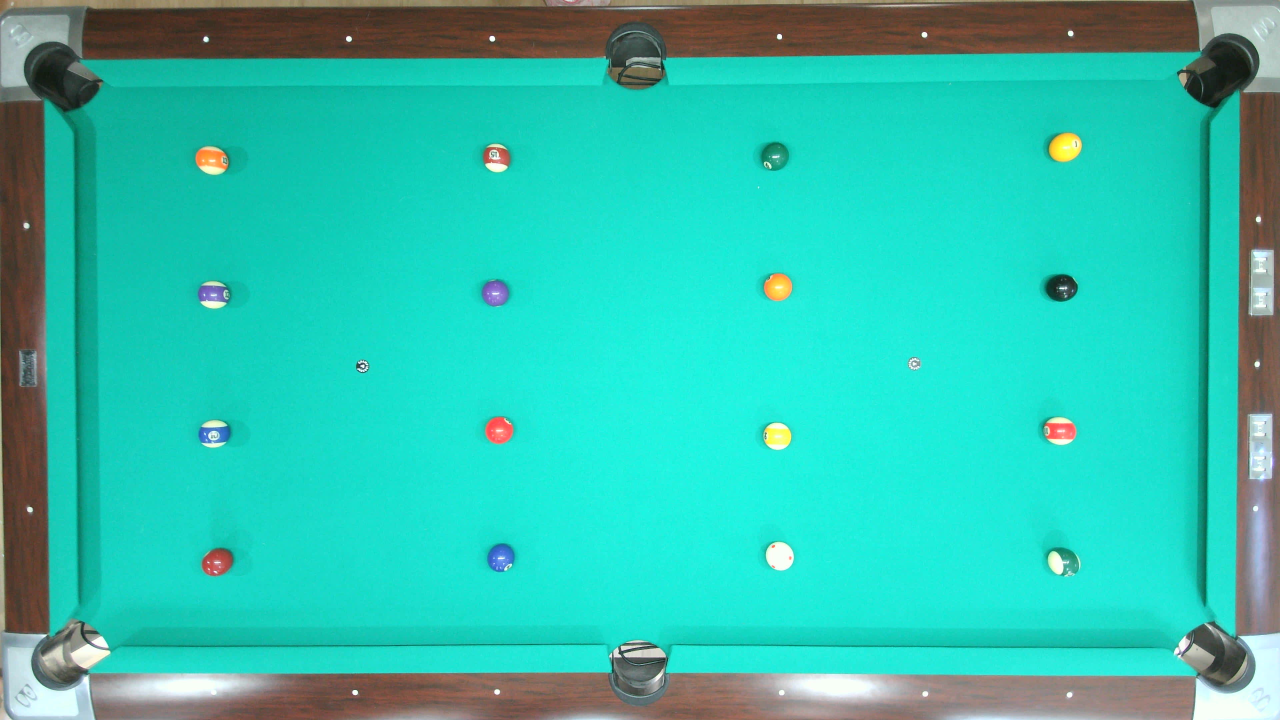
#> input picture backend/vision/test_data/grid.jpg, 3840 x 2160 px (shown at 1/3 size); its folder holds only this picture in this run
$ python -i preprocessing.py   (imports and definitions only)
#> lines starting #> are read from the running program, lines starting #| are printed output that depends on the picture
#> further down, picture is the input picture: shape (2160, 3840, 3); mean B, G, R 175.5, 193.4, 47.2
"""Image preprocessing pipeline for the vision module.

Provides comprehensive image preprocessing including color space conversion,
noise reduction, exposure correction, and optimization for detection algorithms.

Implements requirements:
- FR-VIS-006: Convert color spaces (BGR to HSV/LAB) for robust detection
- FR-VIS-007: Apply noise reduction and image smoothing
- FR-VIS-008: Perform automatic exposure and white balance correction
- FR-VIS-009: Crop to region of interest (ROI) for performance optimization
- FR-VIS-010: Handle varying lighting conditions adaptively
"""

import logging
from dataclasses import dataclass
from enum import Enum
from typing import Any, Optional

import cv2
import numpy as np
from numpy.typing import NDArray

# Optional GPU acceleration
try:
    from .gpu_utils import get_gpu_accelerator

    _HAS_GPU_UTILS = True
except ImportError:
    _HAS_GPU_UTILS = False

    def get_gpu_accelerator():
        return None


logger = logging.getLogger(__name__)


class ColorSpace(Enum):
    """Supported color spaces."""

    BGR = "bgr"
    RGB = "rgb"
    HSV = "hsv"
    LAB = "lab"
    GRAY = "gray"
    YUV = "yuv"


class NoiseReductionMethod(Enum):
    """Noise reduction algorithms."""

    GAUSSIAN = "gaussian"
    BILATERAL = "bilateral"
    NON_LOCAL_MEANS = "non_local_means"
    MEDIAN = "median"


@dataclass
class PreprocessingConfig:
    """Configuration for image preprocessing."""

    # Color space conversion
    target_color_space: ColorSpace = ColorSpace.HSV
    normalize_brightness: bool = True
    auto_white_balance: bool = True

    # Noise reduction
    noise_reduction_enabled: bool = True
    noise_method: NoiseReductionMethod = NoiseReductionMethod.GAUSSIAN
    gaussian_kernel_size: int = 5
    gaussian_sigma: float = 1.0
    bilateral_d: int = 9
    bilateral_sigma_color: float = 75.0
    bilateral_sigma_space: float = 75.0
    median_kernel_size: int = 5
    non_local_means_h: float = 10.0
    non_local_means_h_color: float = 10.0
    non_local_means_template_window_size: int = 7
    non_local_means_search_window_size: int = 21

    # Morphological operations
    morphology_enabled: bool = True
    morphology_kernel_size: int = 3
    morphology_iterations: int = 1

    # Exposure and contrast
    auto_exposure_correction: bool = True
    contrast_enhancement: bool = True
    gamma_correction: float = 1.0
    clahe_clip_limit: float = 2.0
    clahe_tile_grid_size: tuple[int, int] = (8, 8)
    contrast_alpha: float = 1.2
    contrast_beta: int = 10
    default_target_brightness: float = 128.0
    default_contrast_alpha: float = 1.5

    # Sharpening
    sharpening_enabled: bool = False
    sharpening_strength: float = 0.5

    # Performance optimization
    enable_gpu: bool = False
    resize_for_processing: bool = False
    processing_scale: float = 0.5

    # Debug settings
    debug_mode: bool = False
    save_intermediate_steps: bool = False


class ImagePreprocessor:
    """Image preprocessing for vision pipeline with comprehensive filtering.

    Features:
    - Multi-color space conversion
    - Adaptive noise reduction
    - Automatic exposure and white balance correction
    - Morphological operations
    - GPU acceleration support
    - Performance optimization with scaling
    """

    def __init__(self, config: Optional[dict[str, Any]] = None) -> None:
        """Initialize preprocessor with configuration.

        Args:
            config: Configuration dictionary containing preprocessing parameters.
                   If None, uses default configuration.
        """
        # Convert config dict to structured config
        self.config = PreprocessingConfig(**config) if config else PreprocessingConfig()

        # Initialize GPU accelerator if enabled
        # NOTE: GPU is disabled by default to prevent OpenCL initialization hangs
        self.gpu = None
        if self.config.enable_gpu:
            logger.warning(
                "GPU acceleration requested but disabled by default to prevent initialization hangs"
            )
            logger.info(
                "GPU acceleration is opt-in only. To enable, modify gpu_utils.py to enable OpenCL"
            )
            logger.info("Using CPU-based processing for all operations")
            # [15 lines of commented-out code are left out]
        self._initialize_pipeline()

        # Statistics tracking
        self.stats = {
            "frames_processed": 0,
            "avg_processing_time": 0.0,
            "last_brightness": 0.0,
            "last_contrast": 0.0,
            "gpu_enabled": self.gpu is not None,
        }

        # Debug storage
        self.debug_images: list[tuple[str, NDArray[np.uint8]]] = []

        target_space = self.config.target_color_space
        logger.info(f"Image preprocessor initialized with target: {target_space}")

    def _initialize_pipeline(self) -> None:
        """Initialize the preprocessing pipeline components."""
        # Create morphological kernel
        self.morph_kernel = cv2.getStructuringElement(
            cv2.MORPH_ELLIPSE,
            (self.config.morphology_kernel_size, self.config.morphology_kernel_size),
        )

        # Initialize CLAHE for adaptive histogram equalization
        self.clahe = cv2.createCLAHE(
            clipLimit=self.config.clahe_clip_limit,
            tileGridSize=self.config.clahe_tile_grid_size,
        )

        # Sharpening kernel
        if self.config.sharpening_enabled:
            self.sharpen_kernel = (
                np.array([[-1, -1, -1], [-1, 9, -1], [-1, -1, -1]])
                * self.config.sharpening_strength
            )

        logger.debug("Preprocessing pipeline components initialized")

    def process(self, frame: NDArray[np.uint8]) -> NDArray[np.float64]:
        """Apply complete preprocessing pipeline to frame.

        Args:
            frame: Input frame in BGR format

        Returns:
            Preprocessed frame in target color space
        """
        if frame is None or frame.size == 0:
            return frame

        start_time = cv2.getTickCount()

        try:
            processed_frame = frame.copy()

            # Step 1: Resize for processing if enabled
            original_size = None
            if (
                self.config.resize_for_processing
                and self.config.processing_scale != 1.0
            ):
                original_size = (frame.shape[1], frame.shape[0])
                new_width = int(frame.shape[1] * self.config.processing_scale)
                new_height = int(frame.shape[0] * self.config.processing_scale)
                # Use GPU if available
                if self.gpu:
                    processed_frame = self.gpu.resize(
                        processed_frame, (new_width, new_height)
                    )
                else:
                    processed_frame = cv2.resize(
                        processed_frame, (new_width, new_height)
                    )

                if self.config.debug_mode:
                    self.debug_images.append(("resized", processed_frame.copy()))

            # Step 2: Auto white balance
            if self.config.auto_white_balance:
                processed_frame = self._apply_white_balance(processed_frame)

                if self.config.debug_mode:
                    self.debug_images.append(("white_balanced", processed_frame.copy()))

            # Step 3: Exposure and contrast correction
            if self.config.auto_exposure_correction or self.config.contrast_enhancement:
                processed_frame = self._correct_exposure_contrast(processed_frame)

                if self.config.debug_mode:
                    self.debug_images.append(
                        ("exposure_corrected", processed_frame.copy())
                    )

            # Step 4: Noise reduction
            if self.config.noise_reduction_enabled:
                processed_frame = self._apply_noise_reduction(processed_frame)

                if self.config.debug_mode:
                    self.debug_images.append(("noise_reduced", processed_frame.copy()))

            # Step 5: Sharpening
            if self.config.sharpening_enabled:
                processed_frame = self._apply_sharpening(processed_frame)

                if self.config.debug_mode:
                    self.debug_images.append(("sharpened", processed_frame.copy()))

            # Step 6: Color space conversion
            processed_frame = self._convert_color_space(
                processed_frame, self.config.target_color_space
            )

            if self.config.debug_mode:
                self.debug_images.append(("color_converted", processed_frame.copy()))

            # Step 7: Morphological operations (if still in appropriate format)
            if self.config.morphology_enabled and len(processed_frame.shape) == 3:
                processed_frame = self._apply_morphology(processed_frame)

                if self.config.debug_mode:
                    self.debug_images.append(("morphology", processed_frame.copy()))

            # Step 8: Resize back to original size if needed
            if original_size is not None:
                # Use GPU if available
                if self.gpu:
                    processed_frame = self.gpu.resize(processed_frame, original_size)
                else:
                    processed_frame = cv2.resize(processed_frame, original_size)

            # Update statistics
            processing_time = (
                (cv2.getTickCount() - start_time) / cv2.getTickFrequency() * 1000
            )
            self._update_stats(processing_time)

            return processed_frame

        except Exception as e:
            logger.error(f"Preprocessing failed: {e}")
            return frame  # Return original frame on error

    # [112 lines left out: functions convert_color_space, apply_noise_reduction, normalize_brightness, enhance_contrast, apply_gamma_correction, not called in this run]

    def get_debug_images(self) -> list:
        """Get debug images from last preprocessing run."""
        return self.debug_images

    def clear_debug_images(self) -> None:
        """Clear debug image storage."""
        self.debug_images.clear()

    def get_statistics(self) -> dict[str, Any]:
        """Get preprocessing statistics."""
        return self.stats.copy()

    # [60 lines left out: functions reduce_noise, correct_lighting, extract_roi, not called in this run]

    # Private helper methods

    def _convert_color_space(
        self, frame: NDArray[np.uint8], target: ColorSpace
    ) -> NDArray[np.float64]:
        """Convert frame to target color space."""
        if len(frame.shape) == 2:  # Already grayscale
            if target == ColorSpace.GRAY:
                return frame
            elif target == ColorSpace.BGR:
                code = cv2.COLOR_GRAY2BGR
                return (
                    self.gpu.cvt_color(frame, code)
                    if self.gpu
                    else cv2.cvtColor(frame, code)
                )
            elif target == ColorSpace.RGB:
                code = cv2.COLOR_GRAY2RGB
                return (
                    self.gpu.cvt_color(frame, code)
                    if self.gpu
                    else cv2.cvtColor(frame, code)
                )
            elif target == ColorSpace.HSV:
                bgr = (
                    self.gpu.cvt_color(frame, cv2.COLOR_GRAY2BGR)
                    if self.gpu
                    else cv2.cvtColor(frame, cv2.COLOR_GRAY2BGR)
                )
                return (
                    self.gpu.cvt_color(bgr, cv2.COLOR_BGR2HSV)
                    if self.gpu
                    else cv2.cvtColor(bgr, cv2.COLOR_BGR2HSV)
                )

        # Convert from BGR (OpenCV default)
        conversion_map = {
            ColorSpace.RGB: cv2.COLOR_BGR2RGB,
            ColorSpace.HSV: cv2.COLOR_BGR2HSV,
            ColorSpace.LAB: cv2.COLOR_BGR2LAB,
            ColorSpace.GRAY: cv2.COLOR_BGR2GRAY,
            ColorSpace.YUV: cv2.COLOR_BGR2YUV,
            ColorSpace.BGR: None,  # No conversion needed
        }

        if target == ColorSpace.BGR:
            return frame

        conversion_code = conversion_map.get(target)
        if conversion_code is not None:
            # Use GPU if available
            if self.gpu:
                return self.gpu.cvt_color(frame, conversion_code)
            else:
                return cv2.cvtColor(frame, conversion_code)

        logger.warning(f"Conversion to {target} not implemented")
        return frame

    def _apply_white_balance(self, frame: NDArray[np.uint8]) -> NDArray[np.float64]:
        """Apply automatic white balance correction."""
        try:
            # Simple white balance using gray world assumption
            result = cv2.xphoto.createSimpleWB()
            return result.balanceWhite(frame)
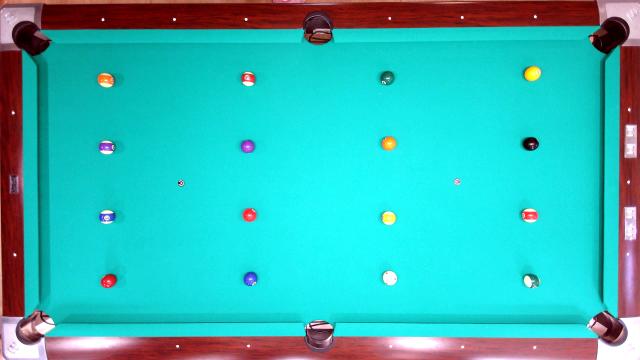
#> returned value: shape (2160, 3840, 3) (shown at 1/6 size); mean of channels 0, 1, 2 184.2, 184.9, 49; drawn as B, G, R
        except AttributeError:
            # Fallback method if opencv-contrib not available
            return self._simple_white_balance(frame)

    # [25 lines left out: function _simple_white_balance, not called in this run]

    def _correct_exposure_contrast(
        self, frame: NDArray[np.uint8]
    ) -> NDArray[np.float64]:
        """Apply exposure and contrast correction."""
        corrected = frame.copy()

        if self.config.auto_exposure_correction:
            # Convert to LAB color space for luminance processing
            lab = cv2.cvtColor(corrected, cv2.COLOR_BGR2LAB)
#> lab: shape (2160, 3840, 3); mean of channels 0, 1, 2 179.6, 102.1, 122.7

            # Apply CLAHE to L channel
            lab[:, :, 0] = self.clahe.apply(lab[:, :, 0])
#> lab: shape (2160, 3840, 3); mean of channels 0, 1, 2 173.6, 102.1, 122.7

            # Convert back to BGR
            corrected = cv2.cvtColor(lab, cv2.COLOR_LAB2BGR)
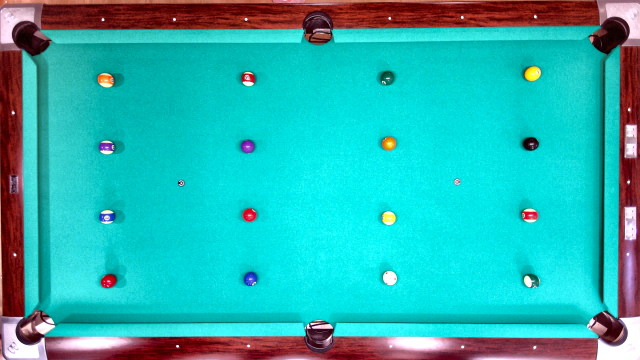
#> corrected: shape (2160, 3840, 3) (shown at 1/6 size); mean B, G, R 178.1, 178.8, 40.4

        if self.config.contrast_enhancement:
            # Simple contrast enhancement
            corrected = cv2.convertScaleAbs(
                corrected,
                alpha=self.config.contrast_alpha,
                beta=self.config.contrast_beta,
            )
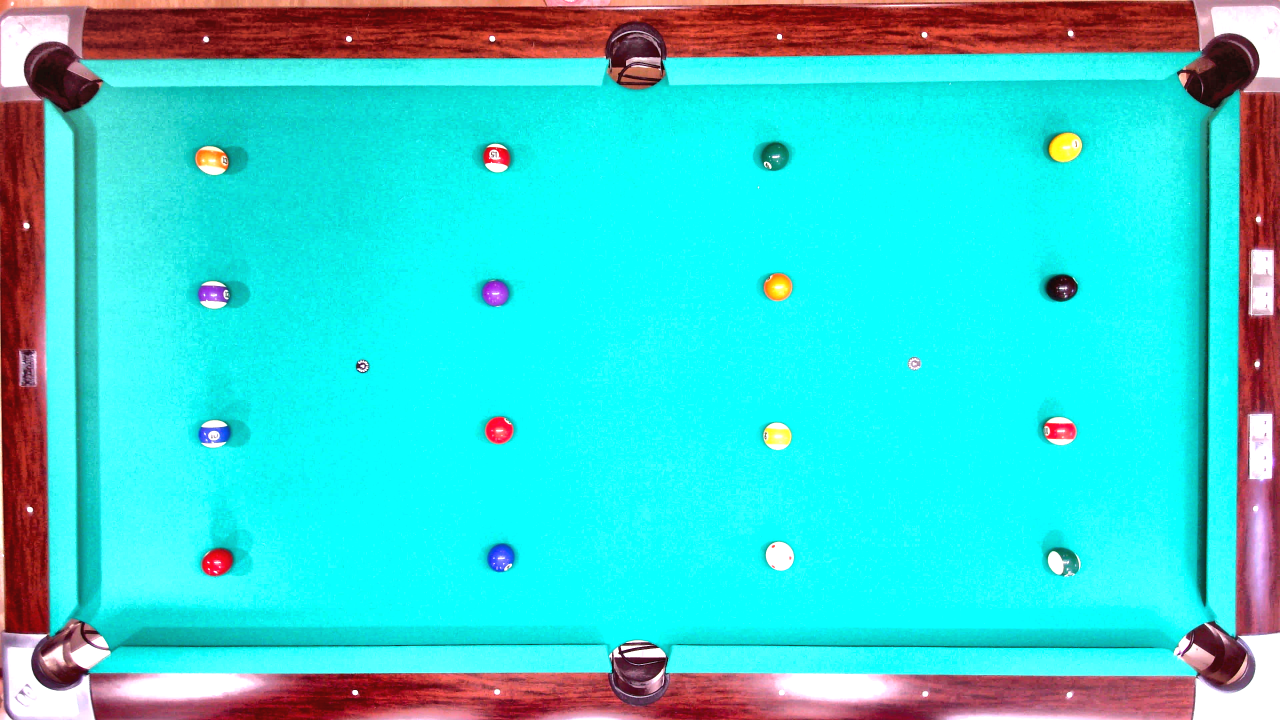
#> corrected: shape (2160, 3840, 3) (shown at 1/3 size); mean B, G, R 209.1, 209.6, 56.8

        if self.config.gamma_correction != 1.0:
            corrected = self.apply_gamma_correction(
                corrected, self.config.gamma_correction
            )

        return corrected

    def _apply_noise_reduction(self, frame: NDArray[np.uint8]) -> NDArray[np.float64]:
        """Apply configured noise reduction method."""
        return self._apply_specific_noise_reduction(frame, self.config.noise_method)

    def _apply_specific_noise_reduction(
        self, frame: NDArray[np.uint8], method: NoiseReductionMethod
    ) -> NDArray[np.float64]:
        """Apply specific noise reduction method."""
        if method == NoiseReductionMethod.GAUSSIAN:
            ksize = (self.config.gaussian_kernel_size, self.config.gaussian_kernel_size)
            sigma = self.config.gaussian_sigma
            if self.gpu:
                return self.gpu.gaussian_blur(frame, ksize, sigma)
            else:
                return cv2.GaussianBlur(frame, ksize, sigma)

        elif method == NoiseReductionMethod.BILATERAL:
            if self.gpu:
                return self.gpu.bilateral_filter(
                    frame,
                    self.config.bilateral_d,
                    self.config.bilateral_sigma_color,
                    self.config.bilateral_sigma_space,
                )
            else:
                return cv2.bilateralFilter(
                    frame,
                    self.config.bilateral_d,
                    self.config.bilateral_sigma_color,
                    self.config.bilateral_sigma_space,
                )

        elif method == NoiseReductionMethod.MEDIAN:
            if self.gpu:
                return self.gpu.median_blur(frame, self.config.median_kernel_size)
            else:
                return cv2.medianBlur(frame, self.config.median_kernel_size)

        elif method == NoiseReductionMethod.NON_LOCAL_MEANS:
            # Non-local means doesn't have GPU support in OpenCV
            if len(frame.shape) == 3:
                return cv2.fastNlMeansDenoisingColored(
                    frame,
                    None,
                    self.config.non_local_means_h,
                    self.config.non_local_means_h_color,
                    self.config.non_local_means_template_window_size,
                    self.config.non_local_means_search_window_size,
                )
            else:
                return cv2.fastNlMeansDenoising(
                    frame,
                    None,
                    self.config.non_local_means_h,
                    self.config.non_local_means_template_window_size,
                    self.config.non_local_means_search_window_size,
                )

        else:
            logger.warning(f"Unknown noise reduction method: {method}")
            return frame

    # [8 lines left out: function _apply_sharpening, not called in this run]

    def _apply_morphology(self, frame: NDArray[np.uint8]) -> NDArray[np.float64]:
        """Apply morphological operations."""
        # Apply closing to fill small gaps
        if self.gpu:
            closed = self.gpu.morphology_ex(
                frame,
                cv2.MORPH_CLOSE,
                self.morph_kernel,
                iterations=self.config.morphology_iterations,
            )
        else:
            closed = cv2.morphologyEx(
                frame,
                cv2.MORPH_CLOSE,
                self.morph_kernel,
                iterations=self.config.morphology_iterations,
            )
#> closed: shape (2160, 3840, 3); mean H, S, V 88.6, 212.2, 228.9

        # Apply opening to remove small noise
        if self.gpu:
            opened = self.gpu.morphology_ex(
                closed,
                cv2.MORPH_OPEN,
                self.morph_kernel,
                iterations=self.config.morphology_iterations,
            )
        else:
            opened = cv2.morphologyEx(
                closed,
                cv2.MORPH_OPEN,
                self.morph_kernel,
                iterations=self.config.morphology_iterations,
            )
#> opened: shape (2160, 3840, 3); mean H, S, V 88.3, 212, 228.9

        return opened

    def _update_stats(self, processing_time: float) -> None:
        """Update processing statistics."""
        self.stats["frames_processed"] += 1

        # Update rolling average
        total_frames = self.stats["frames_processed"]
        self.stats["avg_processing_time"] = (
            self.stats["avg_processing_time"] * (total_frames - 1) + processing_time
        ) / total_frames


# Alias for backward compatibility with tests
FramePreprocessor = ImagePreprocessor

>>> import cv2
>>> picture = cv2.imread('test_data/grid.jpg')
>>> result = ImagePreprocessor().process(picture)
